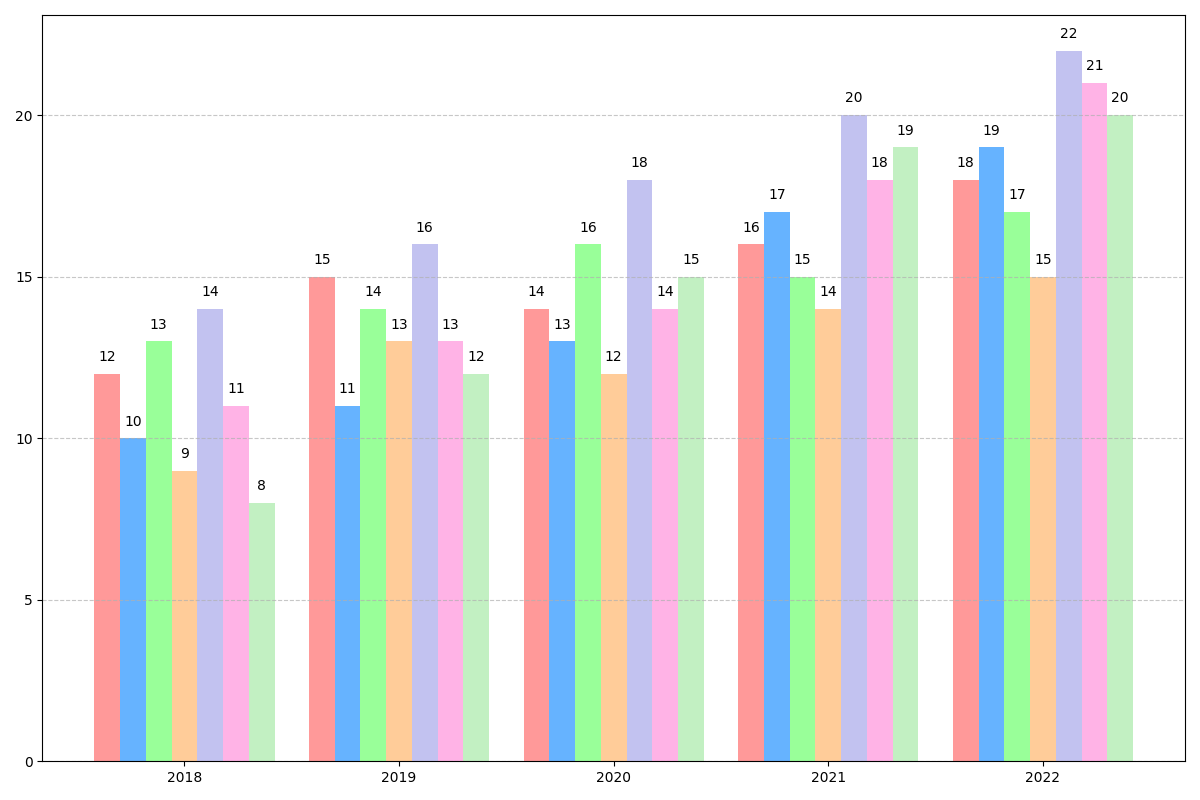

This chart was generated by the following Python code:
import matplotlib.pyplot as plt
import numpy as np

# Define regions and years
regions = ['Avalon', 'Mystica', 'Faerun', 'Narnia', 'Wonderland', 'Elvandar', 'Middle Earth']
years = [2018, 2019, 2020, 2021, 2022]

# Data: Magic Beans Production (in metric tons)
production_data = np.array([
    [12, 15, 14, 16, 18],  # Avalon
    [10, 11, 13, 17, 19],  # Mystica
    [13, 14, 16, 15, 17],  # Faerun
    [9, 13, 12, 14, 15],   # Narnia
    [14, 16, 18, 20, 22],  # Wonderland
    [11, 13, 14, 18, 21],  # Elvandar
    [8, 12, 15, 19, 20]    # Middle Earth
])

# Set the positions of the bars
bar_width = 0.12
x = np.arange(len(years))

# Create the plot
fig, ax = plt.subplots(figsize=(12, 8))

# Colors for each region
colors = ['#ff9999', '#66b3ff', '#99ff99', '#ffcc99', '#c2c2f0', '#ffb3e6', '#c2f0c2']

# Create a bar for each region
for i, region in enumerate(regions):
    ax.bar(x + i * bar_width, production_data[i], width=bar_width, color=colors[i])

# Customize the plot
ax.set_xticks(x + bar_width * 3)
ax.set_xticklabels(years)
ax.grid(axis='y', linestyle='--', alpha=0.7)

# Add text annotations on each bar for better insight
for i in range(len(regions)):
    for j in range(len(years)):
        ax.text(x[j] + i * bar_width, production_data[i, j] + 0.3, str(production_data[i, j]), ha='center', va='bottom', fontsize=10)

# Improve layout
plt.tight_layout()

# Display the plot
plt.show()
